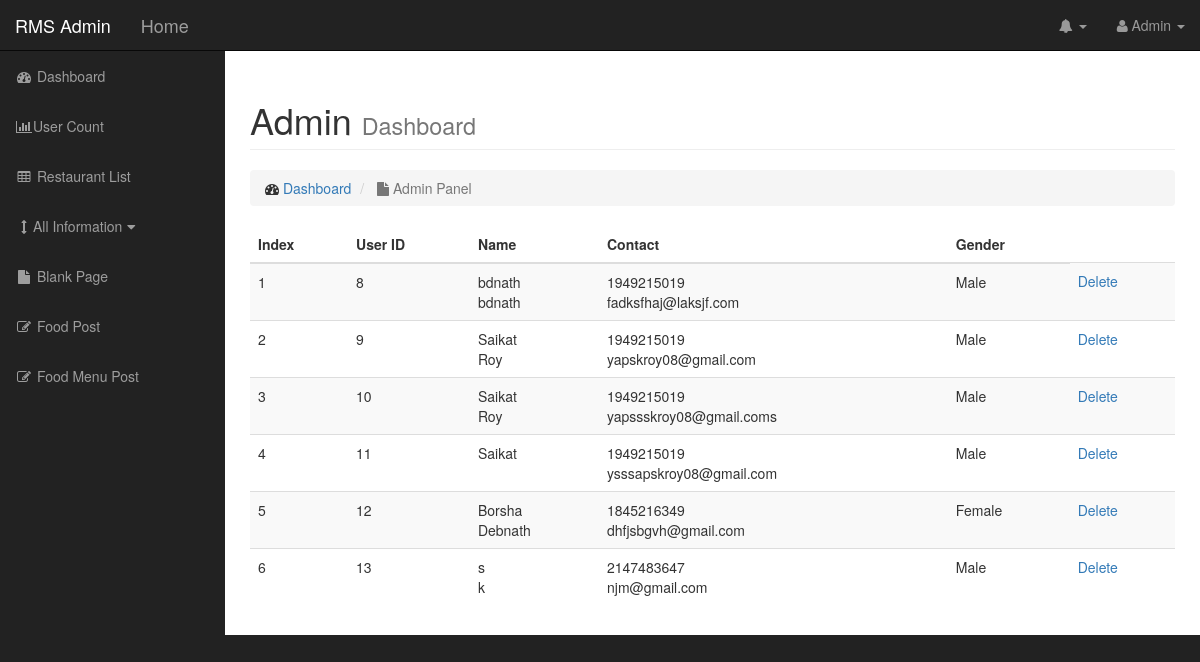
Before: /admin/user_list.php with the older database file.
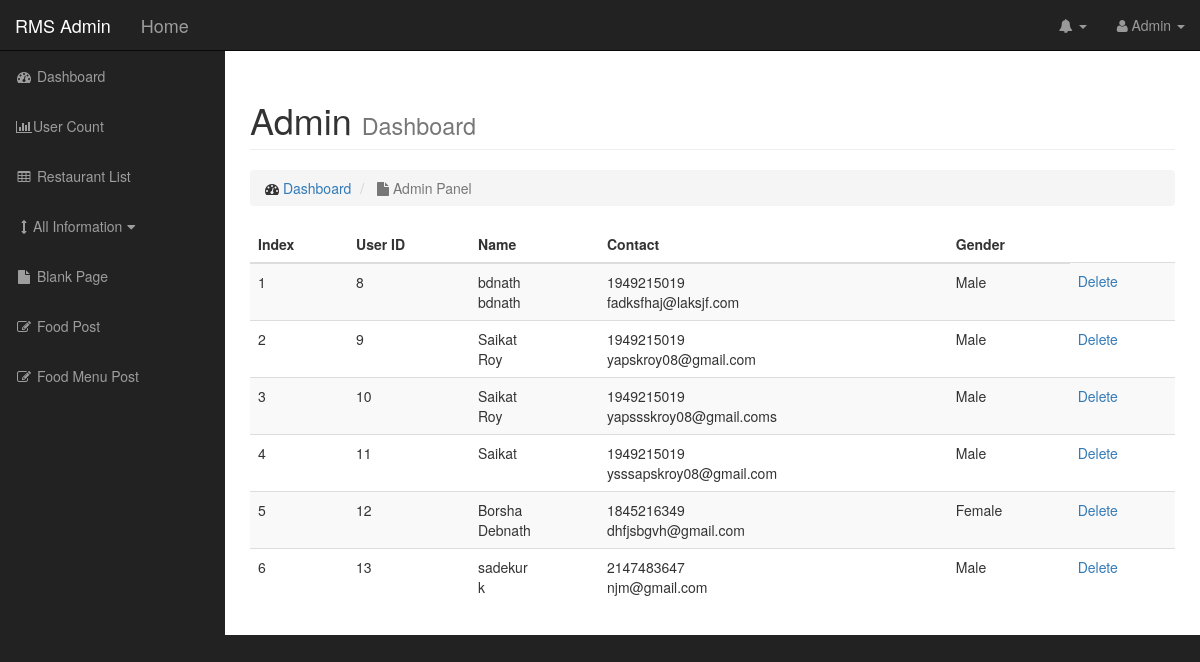
After: the same page with the newer database file.
### tables this page shows
CREATE TABLE `signup` (
  `id` int(11) NOT NULL,
  `first_name` varchar(32) NOT NULL,
  `last_name` varchar(32) NOT NULL,
  `mobile_no` int(15) NOT NULL,
  `email` varchar(32) NOT NULL,
  `password` varchar(40) NOT NULL,
  `gender` varchar(20) NOT NULL
);

### admin/user_list.php (the view, shortened to what this page needs)
<?php include "admin_header.php" ?>
    <div id="wrapper">
<?php include "admin_navigation.php" ?>
<?php include "admin_sidebar.php" ?>
<div class="row">
<div class="col-lg-12">
    <h1 class="page-header">
        Admin
        <small>Dashboard</small>
    </h1>
    <ol class="breadcrumb">
        <li>
            <i class="fa fa-dashboard"></i>  <a href="dashboard.php">Dashboard</a>
        </li>
        <li class="active">
            <i class="fa fa-file"></i> Admin Panel
        </li>
    </ol>
<?php include_once "../server_connect.php";  ?>
<div>
<table class="table table-hover table-striped">
    <thead>
    <th>Index</th>
    <th>User ID</th>
    <th>Name</th>
    <th>Contact</th>
    <th>Gender</th>
    </thead>
    <tbody>
        <?php
                $query = "SELECT * FROM signup";
                $users=mysqli_query($db,$query);
                $user_index=1;
        while ($row=mysqli_fetch_assoc($users)) {
            $user_id = $row['id'];
            $first_name = $row['first_name'];
            $last_name = $row['last_name'];
            $moblie_no = $row['mobile_no'];
            $email = $row['email'];
            $gender= $row['gender'];
            if(($row['email'] != "0")){
            echo "<tr>";
            echo "<td>{$user_index}</td>";
            echo "<td>{$user_id}</td>";
            echo "<td>{$first_name}</br>{$last_name}</td>";
            echo "<td>{$moblie_no}</br>{$email}</td>";
            echo "<td>{$gender}</td>";
            echo"<td> <a href='user_list.php?delete={$user_id}'> Delete </a> </td>";
            echo "</tr>";
            $user_index++;
            }
        }
        ?>
    </tbody>
</table>
</div>
    </div>
<?php include "admin_footer.php" ?>

### admin/admin_navigation.php (shortened to what this page needs)
<nav class="navbar navbar-inverse navbar-fixed-top" role="navigation">
    <div class="navbar-header">
        <a class="navbar-brand" href="rms_admin.php">RMS Admin</a>
        <a class="navbar-brand" href="../index.php">Home</a>
    </div>
    <ul class="nav navbar-right top-nav">
        <li class="dropdown">
            <a href="#" class="dropdown-toggle" data-toggle="dropdown"><i class="fa fa-bell"></i> <b class="caret"></b></a>
        </li>
        <li class="dropdown">
            <a href="#" class="dropdown-toggle" data-toggle="dropdown"><i class="fa fa-user"></i> Admin <b class="caret"></b></a>
        </li>
    </ul>

Changed rows visible on the page:
changed signup "njm@gmail.com": first_name "s" → "sadekur"
